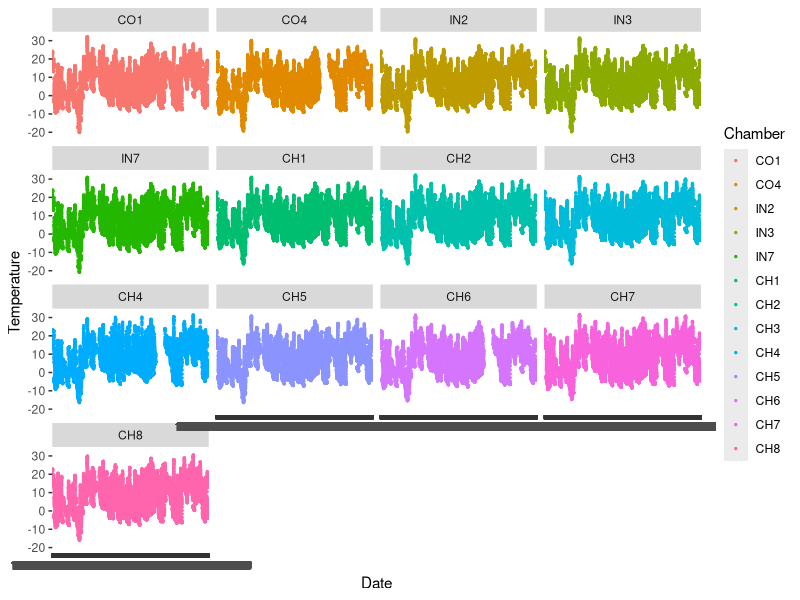
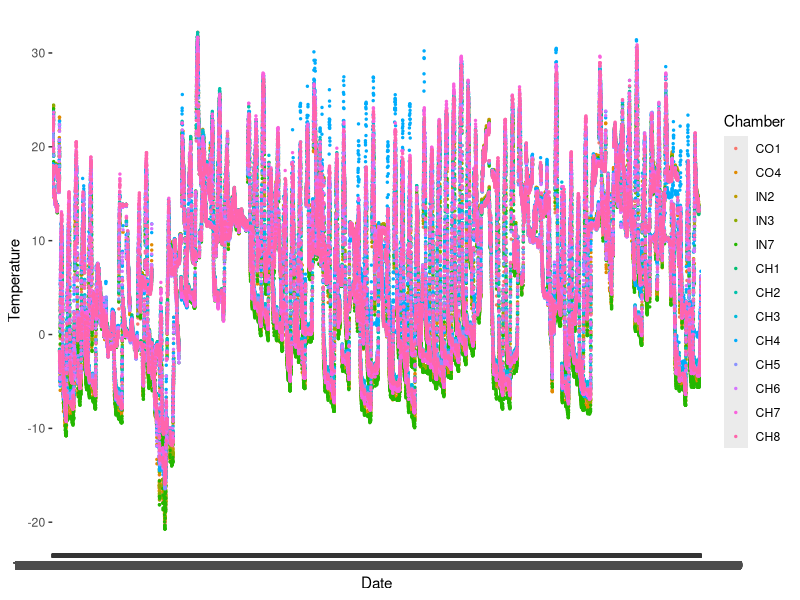
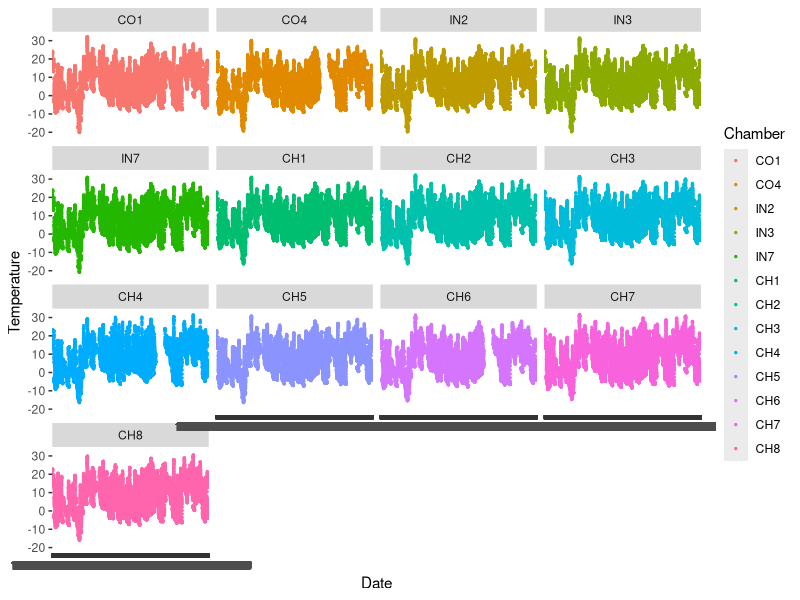
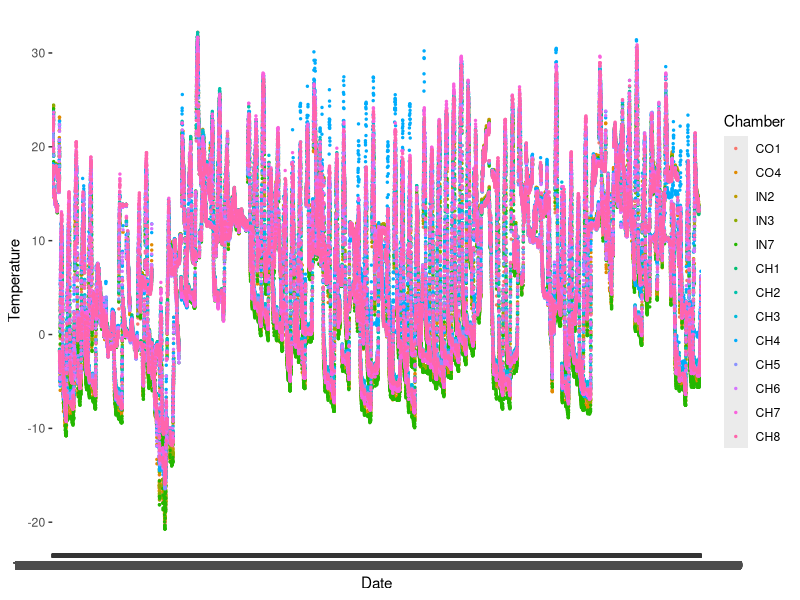

Generate these figures, in order, with R: (Note: this script raises an error after producing the figures.)
library(tidyverse)
library(ggplot2)
library(reshape2)

#Hey. You're doing great, kid
data_wide <- read.csv("combined_temps.csv")
data_wide

data_wide %>% select(order(colnames(.))) #alphabetize columns
data_wide <- data_wide %>% select(Date, CO1, CO4, IN2, IN3, IN7, CH1, CH2, CH3, 
                                  CH4, CH5, CH6, CH7,CH8) 
#set exact column order. I think I could do columns :14 instead of setting all

data_long <- gather(data_wide, Chamber, Temperature, CO1:CH8, factor_key=TRUE) 
  #I don't think the factor key argument matters
data_long

data_long %>% filter(Date >= "10/28/2021 0:00")
data_long_omitted <- na.omit(data_long) #hopefully this truncates data to where we 
#have temps for all plots (after 10/28 when chambers placed)

#let's visualize!
#Individual plots
ggplot(data = data_long_omitted, aes(x=Date, y=Temperature, color = Chamber)) +
  geom_point(size=.5) +
  facet_wrap(~Chamber)
ggsave("IndivPlots.png")

#Combined plot
ggplot(data = data_long_omitted, aes(x=Date, y=Temperature, color = Chamber)) +
  geom_point(size=.5)
ggsave("CombinedPlots.png")


#Summary Stats
data_long_omitted %>%
  group_by (Chamber) %>%
  summarise(
    nObservations = n(),	#note empty parenthesis
    meanTemp = mean(Temperature),
    sdTemp = sd(Temperature))

#separating date from time...
data <- data_long_omitted %>% select(Date)
as.Date(data)


#Pairwise Comparisons
data_1 <- select(data_wide, Date, CO1, CH1) 
data_1 <- gather(data_1, Chamber, Temperature, CO1, CH1, factor_key=TRUE)
data_1 <- na.omit(data_1)
data_1

ggplot(data = data_1, aes(x=Date, y=Temperature, color = Chamber)) +
  geom_point(size=.5)
ggsave("CO1VsCH1.png")

data_1 <- mutate(data_1, Diff = CO1 - CH1) #trying to compare differences

data_1 %>% summarise(
  nObservations = n(),	#note empty parenthesis
  meanTemp = mean(Temperature),
  sdTemp = sd(Temperature),
  difference = CO1 - CH1) #can't get difference to work


data_1 %>% 
  dcast(Chamber ~ Temperature) %>% 
  mutate(Diff = CO1 - CH1) %>% 
  select(Temperature, Chamber) #can't figure out why this doesn't work


##other pairwise comparisons: IN2vs CH2, IN3 vs CH3, CO4 vs CH4, IN7 vs CH7

data_2 <- select(data_wide, Date, IN2, CH2) 
data_2 <- gather(data_2, Chamber, Temperature, IN2, CH2, factor_key=TRUE)
data_2 <- na.omit(data_2)
data_2

ggplot(data = data_2, aes(x=Date, y=Temperature, color = Chamber)) +
  geom_point(size=.5)
ggsave("IN2VsCH2.png")


data_2 <- select(data_wide, Date, IN2, CH2) 
data_2 <- gather(data_2, Chamber, Temperature, IN2, CH2, factor_key=TRUE)
data_2 <- na.omit(data_2)
data_2

ggplot(data = data_2, aes(x=Date, y=Temperature, color = Chamber)) +
  geom_point(size=.5)
ggsave("IN2VsCH2.png")